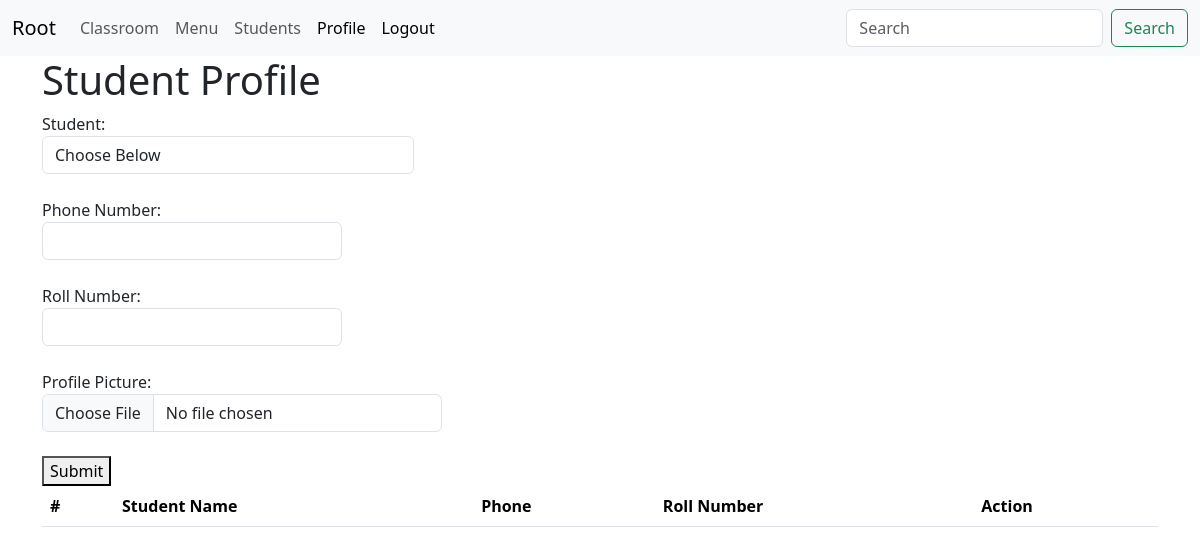
/crud/student-profile/ (signed in), run on an earlier commit of the app's database.
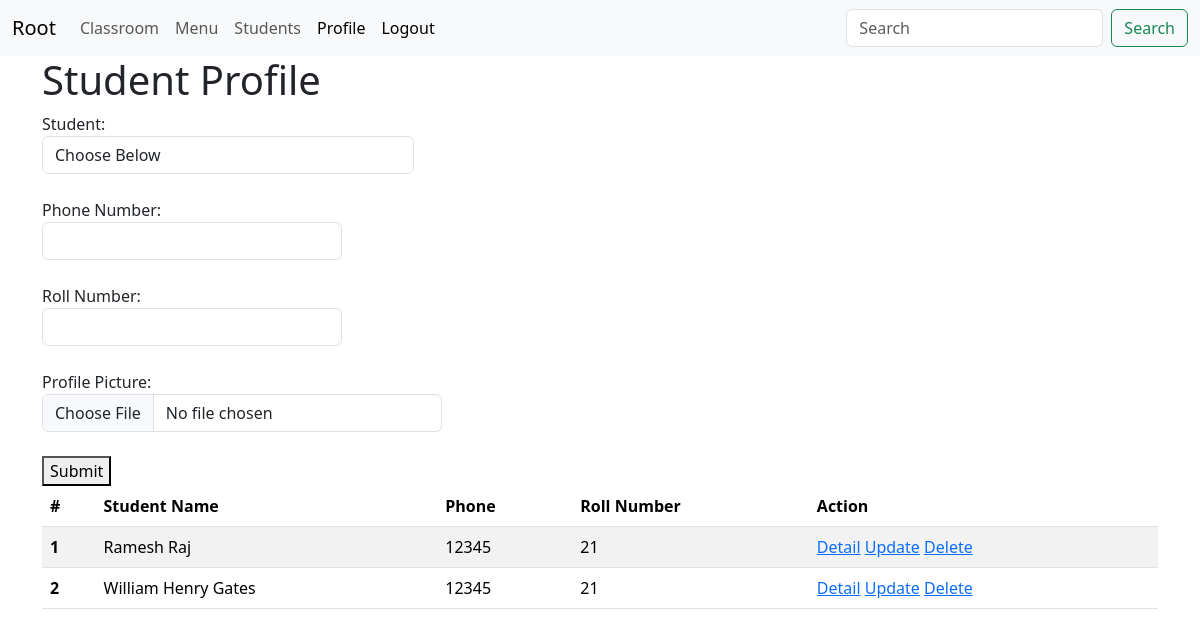
And on a later commit of the database.
### crud/models.py (models this page shows)
class StudentProfile(models.Model):
    student = models.OneToOneField(Student, on_delete=models.CASCADE)
    phone = models.CharField(max_length=14)
    roll_no = models.IntegerField()
    profile_picture = models.FileField(null=True, blank=True, upload_to='profile_pictures')

class Student(models.Model):
    name = models.CharField(max_length=20)
    email = models.EmailField(max_length=40)
    age = models.IntegerField()
    address = models.CharField(max_length=20)
    classroom = models.ForeignKey(ClassRoom, on_delete=models.CASCADE)

### crud/views.py (the view, shortened to what this page needs)
# urls.py: path('student-profile/', student_profile, name='student_profile'),
@login_required
def student_profile(request):
    profiles = StudentProfile.objects.all()
    students = Student.objects.all()
    return render(request, template_name="crud/student_profile.html", context={"profiles": profiles,
                                                                               "students": students, "profile_active": "active"})

### crud/templates/crud/student_profile.html (shortened to what this page needs)
{% extends 'core/base.html' %}
{% block content %}
<h1>Student Profile</h1>
<form method="post" action="{% url 'student_profile' %}" enctype="multipart/form-data">
    <div class="form-group col-md-4">
      <label for="inputState">Student:</label>
      <select id="inputState" class="form-control" name="student">
        <option value="9">Choose Below</option>
      </select>
        <br>
    </div>
    Phone Number:<br>
    <input class="form form-control" name="phone" style="width:300px"><br>
    Roll Number:<br>
    <input class="form form-control" name="roll" style="width:300px"><br>
    Profile Picture:<br>
    <input type="file" class="form form-control" name="pp" style="width: 400px"><br>
    <button type="submit">Submit</button>
</form>
<table class="table table-striped">
    <thead>
    <tr>
        <th scope="col">#</th>
        <th scope="col">Student Name</th>
        <th scope="col">Phone</th>
        <th scope="col">Roll Number</th>
        <th scope="col">Action</th>
    </tr>
    </thead>
    <tbody>
    {% for profile in profiles %}
    <tr>
        <th scope="row">{{forloop.counter}}</th>
        <td>{{profile.student.name}}</td>
        <td>{{profile.phone}}</td>
        <td>{{profile.roll_no}}</td>
        <td>
            <a href="{% url 'detail_profile' profile.id %}">Detail</a>
            <a href="{% url 'update_student_profile' profile.id %}">Update</a>
            <a href="{% url 'delete_student_profile' profile.id %}">Delete</a>
        </td>
    </tr>
    {% endfor %}
    </tbody>
</table>
{% endblock %}

What changed in the data, as far as the page shows it:
added StudentProfile: student.name "Ramesh Raj", phone "12345", roll_no "21"
added StudentProfile: student.name "William Henry Gates", phone "12345", roll_no "21"
